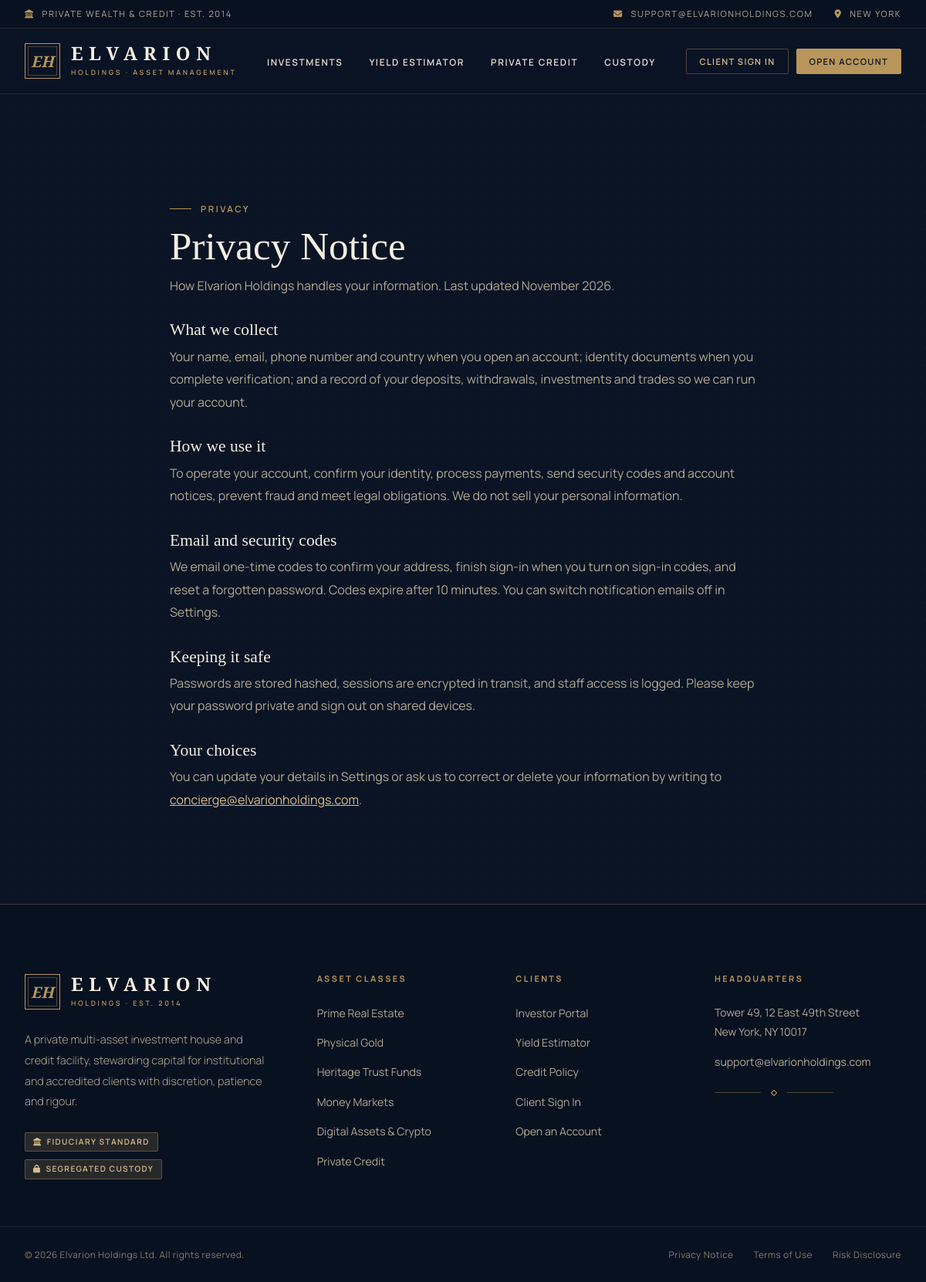
The app's page /privacy/ with its own data.
### core/models.py (models this page shows, shortened)
class CompanySetting(models.Model):
    site_name = models.CharField(max_length=100, default='Elvarion Holdings')
    domain = models.CharField(max_length=100, default='elvarionholdings.com')
    support_email = models.CharField(max_length=100, default='support@elvarionholdings.com')
    corporate_address = models.CharField(max_length=255, default='One World Trade Center, Suite 8500, New York, NY 10007')
    btc_wallet_address = models.CharField(max_length=120, default='bc1qxy2kgdygjrsqtzq2n0yrf2493p83kkfjhx0wlh')
    usdt_trc20_address = models.CharField(max_length=120, default='TYDzsYUEpvnYmQk4zGP9sWWcTEd3GLGVbC')
    usdt_erc20_address = models.CharField(max_length=120, default='0x71C8360f3E242cfE31FaD5598585483f982D19a5')
    eth_wallet_address = models.CharField(max_length=120, default='0x71C8360f3E242cfE31FaD5598585483f982D19a5')
    bank_name = models.CharField(max_length=120, default='JPMorgan Chase Private Bank')
    bank_account_name = models.CharField(max_length=150, default='Elvarion Holdings Private Wealth Ltd')
    bank_account_number = models.CharField(max_length=50, default='984028491823')
    bank_routing_swift = models.CharField(max_length=50, default='CHASUS33XXX / ABA 021000021')
    zelle_email = models.CharField(max_length=120, default='payments@elvarionholdings.com')
    zelle_name = models.CharField(max_length=120, default='Elvarion Holdings Private Wealth Ltd')
    paypal_email = models.CharField(max_length=120, default='payments@elvarionholdings.com')
    venmo_handle = models.CharField(max_length=80, default='@ElvarionHoldings')
    cashapp_tag = models.CharField(max_length=80, default='$ElvarionHoldings')
    wise_email = models.CharField(max_length=120, default='payments@elvarionholdings.com')
    resend_api_key = models.CharField(max_length=150, blank=True, default='', help_text='Resend API Key (re_...)')
    sender_email = models.CharField(max_length=150, blank=True, default='Elvarion Holdings <support@elvarionholdings.com>', help_text='Sender address (must use verified domain in Resend)')
    admin_email = models.CharField(max_length=150, blank=True, default='support@elvarionholdings.com', help_text='Email address to receive platform administrator notifications')
    smtp_host = models.CharField(max_length=120, blank=True, default='')
    smtp_port = models.PositiveIntegerField(default=587)
    smtp_user = models.CharField(max_length=120, blank=True, default='')
    smtp_password = models.CharField(max_length=120, blank=True, default='')
    smtp_use_tls = models.BooleanField(default=True)
    use_live_prices = models.BooleanField(default=True, help_text='Pull real market prices when the feed is reachable')
    deposits_frozen = models.BooleanField(default=True, help_text='When on, investors cannot submit any deposit (bank transfer, cash apps, crypto)')
    require_email_verification = models.BooleanField(default=True, help_text='New investors must confirm their email with a code (only enforced when email sending is set up)')
    option_payout_pct = models.PositiveSmallIntegerField(default=80, help_text='Quick Trade payout on a winning trade, in percent')
    option_min_stake = models.DecimalField(max_digits=10, decimal_places=2, default=Decimal('10.00'))
    last_cron_run = models.DateTimeField(null=True, blank=True)
    @classmethod
    def get_settings(cls):
        obj, _ = cls.objects.get_or_create(id=1)
        return obj

### core/views.py (the view)
# urls.py: path('privacy/', views.privacy, name='privacy'),
def privacy(request):
    return render(request, 'legal.html', {'page': 'privacy', 'settings': CompanySetting.get_settings()})

### core/context_processors.py (called while the page is built)
def site_settings(request):
    try:
        settings = CompanySetting.get_settings()
    except Exception:
        settings = None
    profile = None
    if request.user.is_authenticated:
        try:
            profile = request.user.profile
        except Exception:
            from .models import UserProfile
            profile, _ = UserProfile.objects.get_or_create(user=request.user)
    return {
        'site_settings': settings,
        'user_profile': profile,
    }

### templates/legal.html (shortened to what this page needs)
{% extends 'base.html' %}
{% block content %}
<section class="legal-page">
  <div class="legal-inner">
    <span class="eyebrow">{% if page == 'privacy' %}Privacy{% else %}Legal{% endif %}</span>
    {% if page == 'privacy' %}
    <h1>Privacy Notice</h1>
    <p class="lead">How {{ settings.site_name }} handles your information. Last updated November 2026.</p>
    <h2>What we collect</h2>
    <p>Your name, email, phone number and country when you open an account; identity documents when you complete verification; and a record of your deposits, withdrawals, investments and trades so we can run your account.</p>
    <h2>How we use it</h2>
    <p>To operate your account, confirm your identity, process payments, send security codes and account notices, prevent fraud and meet legal obligations. We do not sell your personal information.</p>
    <h2>Email and security codes</h2>
    <p>We email one-time codes to confirm your address, finish sign-in when you turn on sign-in codes, and reset a forgotten password. Codes expire after 10 minutes. You can switch notification emails off in Settings.</p>
    <h2>Keeping it safe</h2>
    <p>Passwords are stored hashed, sessions are encrypted in transit, and staff access is logged. Please keep your password private and sign out on shared devices.</p>
    <h2>Your choices</h2>
    <p>You can update your details in Settings or ask us to correct or delete your information by writing to <a href="mailto:{{ settings.support_email }}">{{ settings.support_email }}</a>.</p>
    {% endif %}
  </div>
</section>
{% endblock %}

### static/css/style.css (style rules this page uses)
:root, .band-ink { --bg-dark: #0a1424; --bg-card: #0f1c30; --bg-card-hover: #13233b; --bg-surface: #162944; --bg-input: #081120; --bg-alt: #0c182b; --gold-primary: #b8955a; --gold-light: #d8bd8a; --gold-deep: #9a7a43; --gold-glow: rgba(184, 149, 90, 0.18); --emerald-accent: #4fa37f; --emerald-glow: rgba(79, 163, 127, 0.18); --cyan-accent: #6fa3b8; --blue-accent: #6b8fc7; --heading: #f4eee1; --text-main: #e9e2d2; --text-muted: #b1a993; --text-dim: #847d6c; --border-subtle: rgba(233, 226, 210, 0.09); --border-gold: rgba(184, 149, 90, 0.38); --border-glow: rgba(184, 149, 90, 0.65); --glass-bg: #0f1c30; --glass-blur: none; --btn-gold-text: #0a1424; --shadow-luxury: 0 30px 60px -30px rgba(0, 0, 0, 0.75); --shadow-card: 0 18px 40px -24px rgba(0, 0, 0, 0.7); color: var(--text-main); }
:root { --radius-sm: 2px; --radius-md: 3px; --radius-lg: 4px; --radius-full: 9999px; --font-sans: 'Manrope', -apple-system, BlinkMacSystemFont, 'Segoe UI', sans-serif; --font-serif: 'Cormorant Garamond', 'Times New Roman', Georgia, serif; --font-mono: 'Manrope', -apple-system, sans-serif; --container: 1240px; --ease: cubic-bezier(.2, .7, .2, 1); }
* { margin: 0; padding: 0; box-sizing: border-box; }
html { scroll-behavior: smooth; font-size: 16px; -webkit-text-size-adjust: 100%; }
body { font-family: var(--font-sans); background-color: var(--bg-dark); color: var(--text-main); line-height: 1.65; overflow-x: hidden; min-height: 100vh; -webkit-font-smoothing: antialiased; font-weight: 400; font-variant-numeric: lining-nums; }
a { color: inherit; }
h1, h2, h3, h4, h5, .brand-font { font-family: var(--font-serif); font-weight: 500; letter-spacing: 0; color: var(--heading); line-height: 1.12; }
.eyebrow { display: inline-flex; align-items: center; gap: 12px; font-family: var(--font-sans); font-size: .72rem; font-weight: 600; letter-spacing: .22em; text-transform: uppercase; color: var(--gold-primary); }
.eyebrow::before { content: ''; width: 28px; height: 1px; background: currentColor; }
.theme-ink h1 { font-weight: 500; }
.legal-page { padding: 130px 20px 80px; }
.legal-inner { max-width: 760px; margin: 0 auto; }
.legal-inner h1 { font-size: clamp(2.2rem, 6vw, 3.2rem); margin: 10px 0 8px; }
.legal-inner .lead { color: var(--text-muted); margin-bottom: 30px; }
.legal-inner h2 { font-size: 1.35rem; margin: 30px 0 8px; }
.legal-inner p { color: var(--text-muted); line-height: 1.85; }
.legal-inner a { color: var(--gold-light); }

### records on screen
CompanySetting: site_name "Elvarion Holdings", support_email "concierge@elvarionholdings.com"
